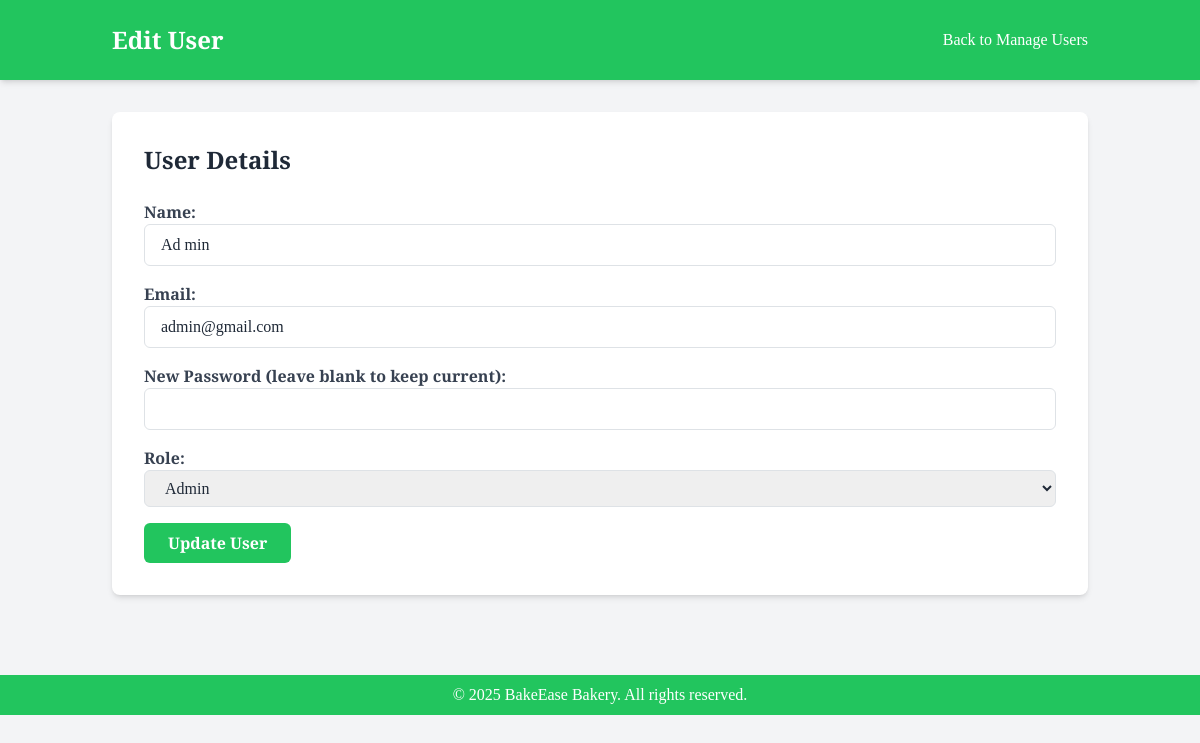
/views/admin/edit_user.php?id=0 (signed in), run on the app's committed database.
### tables this page shows
CREATE TABLE `users` (
  `id` int(11) NOT NULL,
  `name` varchar(255) NOT NULL,
  `email` varchar(255) NOT NULL,
  `password` varchar(255) NOT NULL,
  `reset_token` varchar(255) DEFAULT NULL,
  `isAdmin` tinyint(4) DEFAULT NULL
);

### Classes/Database.php (called while the page is built, shortened)
<?php
class Database {
    private $servername = "localhost";
    private $username = "root";
    private $password = "";
    private $dbname = "bakery_oop";
    public function __construct() {
        $this->conn = new mysqli($this->servername, $this->username, $this->password, $this->dbname);
    }
}
?>

### Classes/AdminUser.php (called while the page is built, shortened)
<?php
require_once "Database.php";
class AdminUser extends Database {
    public function getUserDetails($userId) {
        $userId = mysqli_real_escape_string($this->conn, $userId);
        $sql = "SELECT * FROM users WHERE id = '$userId'";
        $result = $this->conn->query($sql);
        return ($result->num_rows == 1) ? $result->fetch_assoc() : null;
    }
}
?>

### views/admin/edit_user.php (the view, shortened to what this page needs)
<?php
include '../../classes/AdminUser.php';
$userId = $_GET['id'];
$adminUser  = new AdminUser ();
$userToEdit = $adminUser ->getUserDetails($userId);
?>
<!DOCTYPE html>
<html>
<head>
    <script src="https://cdn.tailwindcss.com"></script>
    <link href="https://cdn.jsdelivr.net/npm/bootstrap@5.3.3/dist/css/bootstrap.min.css" rel="stylesheet">
</head>
<body class="bg-gray-100 text-gray-800 font-bembo">
    <header class="bg-green-500 text-white shadow-md py-4">
        <div class="container mx-auto px-4 flex justify-between items-center">
            <h1 class="text-2xl font-bold">Edit User</h1>
            <a href="manage_users.php" class="text-white hover:text-accent">Back to Manage Users</a>
        </div>
    </header>
    <main class="container mx-auto px-4 py-8">
        <section class="bg-white p-8 rounded-lg shadow-md">
            <h2 class="text-2xl font-bold mb-6">User  Details</h2>
            <?php if ($userToEdit): ?>
            <form method="post" action="../../actions/admin-user-actions.php" class="space-y-4">
                <div>
                    <label for="name" class="block text-gray-700 font-bold">Name:</label>
                    <input type="text" id="name" name="name" value="<?php echo htmlspecialchars($userToEdit['name']); ?>" required
                        class="w-full px-3 py-2 border rounded focus:outline-none focus:ring-2 focus:ring-green-500">
                </div>
                <div>
                    <label for="email" class="block text-gray-700 font-bold">Email:</label>
                    <input type="email" id="email" name="email" value="<?php echo htmlspecialchars($userToEdit['email']); ?>" required
                        class="w-full px-3 py-2 border rounded focus:outline-none focus:ring-2 focus:ring-green-500">
                </div>
                <div>
                    <label for="password" class="block text-gray-700 font-bold">New Password (leave blank to keep current):</label>
                    <input type="password" id="password" name="password"
                        class="w-full px-3 py-2 border rounded focus:outline-none focus:ring-2 focus:ring-green-500">
                </div>
                <div>
                    <label for="role" class="block text-gray-700 font-bold">Role:</label>
                    <select name="role" id="role" class="border rounded px-3 py-2 w-full">
                        <option value="0" <?= $userToEdit['isAdmin'] == 0 ? 'selected' : ''; ?>>Admin</option>
                    </select>
                </div>
                <button type="submit" name="update_user"
                        class="bg-green-500 text-white font-bold py-2 px-4 rounded hover:bg-green-600 transition-colors">
                    Update User
                </button>
            </form>
            <?php else: ?>
                <p class="text-red-500 font-bold">User  not found.</p>
            <?php endif; ?>
        </section>
    </main>
    <footer class="bg-green-500 text-white mt-12 py-2">
        <div class="container mx-auto px-2">
        <p class="text-center">© 2025 BakeEase Bakery. All rights reserved.</p>        </div>
    </footer>
</body>
</html>

### data on the page
users: name "Ad min", email "admin@gmail.com", role "Admin"
